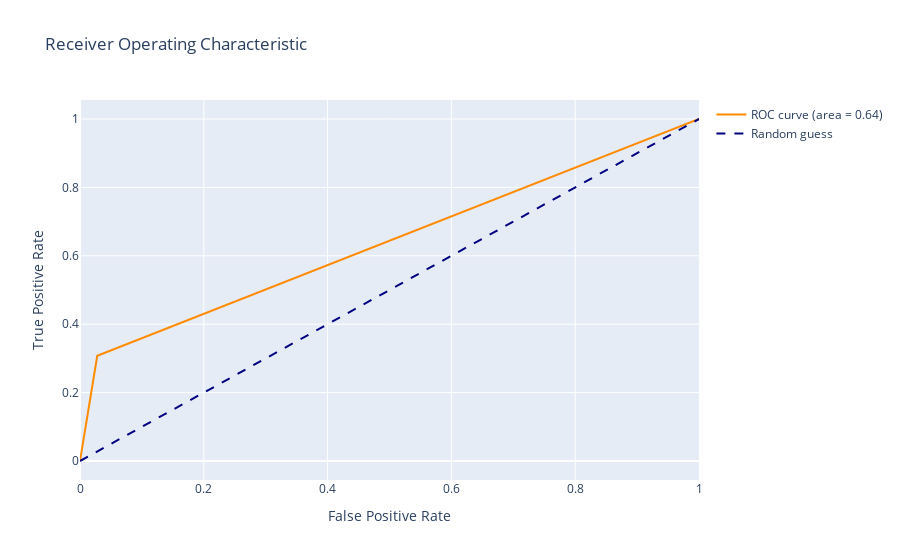

Notebook code for this chart:
### Code cell
fig = go.Figure()
fig.add_trace(
    go.Scatter(
        x=fpr,
        y=tpr,
        mode="lines",
        name="ROC curve (area = %0.2f)" % roc_auc,
        line=dict(color="darkorange", width=2),
    )
)
fig.add_trace(
    go.Scatter(
        x=[0, 1],
        y=[0, 1],
        mode="lines",
        name="Random guess",
        line=dict(color="navy", width=2, dash="dash"),
    )
)
fig.update_layout(
    title="Receiver Operating Characteristic",
    xaxis_title="False Positive Rate",
    yaxis_title="True Positive Rate",
)
fig.show()

### Figure 1 — Plotly figure (JSON) as saved in the notebook; plotly's stock layout.template omitted (floating-point values rounded to 4 significant figures)
{"data": [{"line": {"color": "darkorange", "width": 2}, "mode": "lines", "name": "ROC curve (area = 0.64)", "type": "scatter", "x": [0, 0.02788, 1], "y": [0, 0.3076, 1]}, {"line": {"color": "navy", "dash": "dash", "width": 2}, "mode": "lines", "name": "Random guess", "type": "scatter", "x": [0, 1], "y": [0, 1]}], "layout": {"title": {"text": "Receiver Operating Characteristic"}, "xaxis": {"title": {"text": "False Positive Rate"}}, "yaxis": {"title": {"text": "True Positive Rate"}}}}
